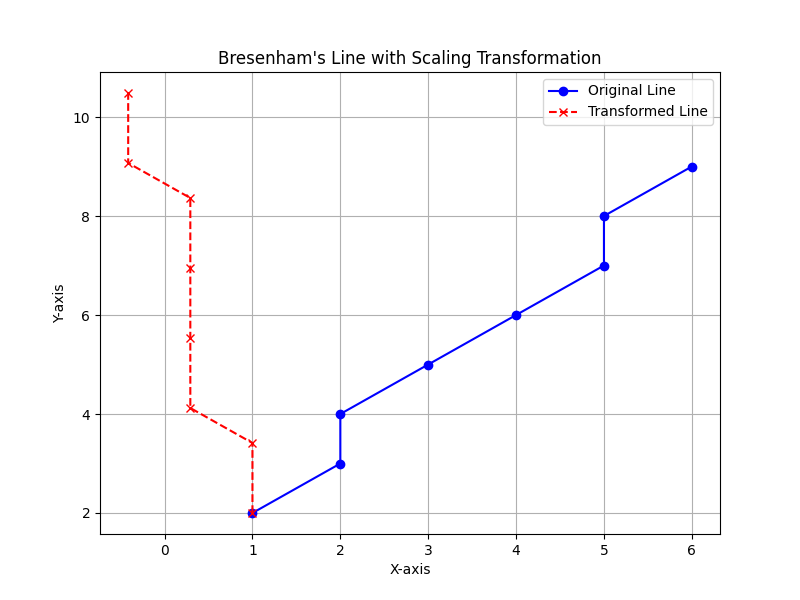

The script that drew this image:
import numpy as np
import matplotlib.pyplot as plt

# Bresenham Line Algorithm
def bresenham_line():
    # Taking Inputs from the user
    x1 = int(input("Enter x coordinate for the starting point: "))
    y1 = int(input("Enter y coordinate for the starting point: "))
    x2 = int(input("Enter x coordinate for the ending point: "))
    y2 = int(input("Enter y coordinate for the ending point: "))

    # Calculate differences
    dx = abs(x2 - x1)
    dy = abs(y2 - y1)

    # Determine step directions
    sx = 1 if x2 > x1 else -1
    sy = 1 if y2 > y1 else -1

    # Initialize decision parameters based on dominant axis
    points = []
    if dx >= dy:  # Shallow slope (|m| ≤ 1)
        p = 2 * dy - dx
        x, y = x1, y1
        for i in range(dx + 1):  # Include the endpoint
            points.append((x, y))
            x += sx
            if p >= 0:
                y += sy
                p += 2 * (dy - dx)
            else:
                p += 2 * dy
    else:  # Steep slope (|m| > 1)
        p = 2 * dx - dy
        x, y = x1, y1
        for i in range(dy + 1):  # Include the endpoint
            points.append((x, y))
            y += sy
            if p >= 0:
                x += sx
                p += 2 * (dx - dy)
            else:
                p += 2 * dx

    # Extract x and y coordinates for plotting
    x_list, y_list = zip(*points)
    return x_list, y_list, x1, y1


# Transformation Matrices
def translation_to_origin(tx, ty):
    return np.array([
        [1, 0, -tx],
        [0, 1, -ty],
        [0, 0, 1]
    ])

def rotation_matrix(theta):
    return np.array([
        [np.cos(theta), -np.sin(theta), 0],
        [np.sin(theta), np.cos(theta), 0],
        [0, 0, 1]
        ])

def translation_back_from_origin(tx, ty):
    return np.array([
        [1, 0, tx],
        [0, 1, ty],
        [0, 0, 1]
    ])


# Get Bresenham line points
x_list, y_list, x1, y1 = bresenham_line()

# Transformation inputs
tx = x1
ty = y1
theta = np.pi / 4

# Composite transformation matrix
tto = translation_to_origin(tx, ty)
rm=rotation_matrix(theta)

tfo = translation_back_from_origin(tx, ty)

cm = tfo @ rm @ tto

# Apply transformation
points = np.vstack([x_list, y_list, np.ones_like(x_list)])
transformed_points = cm @ points
x_new, y_new = transformed_points[0], transformed_points[1]

# Plotting
plt.figure(figsize=(8, 6))

# Original line
plt.plot(x_list, y_list, marker='o', color='blue', label='Original Line')

# Transformed line
plt.plot(x_new, y_new, marker='x', color='red', linestyle='--', label='Transformed Line')

plt.title("Bresenham's Line with Scaling Transformation")
plt.xlabel("X-axis")
plt.ylabel("Y-axis")
plt.grid(True)
plt.legend()
plt.show()
